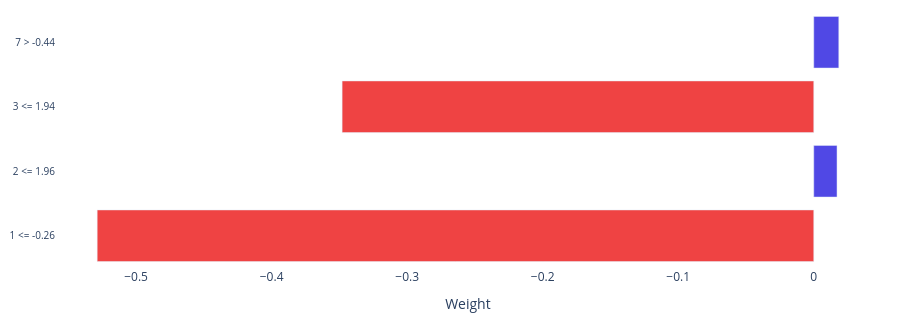

The code cell stored with this chart in its notebook:
### Code cell
factual[0].plot(style="plotly.local.factual_simple", show=True);

### Figure 1 — Plotly figure (JSON) as saved in the notebook; plotly's stock layout.template omitted (floating-point values rounded to 4 significant figures)
{"data": [{"customdata": ["1 <= -0.26", "2 <= 1.96", "3 <= 1.94", "7 > -0.44"], "hovertemplate": "%{customdata}<br>Weight: %{x:.4f}<extra></extra>", "marker": {"color": ["hsl(0,84%,60%)", "hsl(243,75%,59%)", "hsl(0,84%,60%)", "hsl(243,75%,59%)"]}, "orientation": "h", "type": "bar", "x": [-0.5287, 0.01717, -0.348, 0.01848], "y": ["1 <= -0.26", "2 <= 1.96", "3 <= 1.94", "7 > -0.44"]}], "layout": {"height": 320, "margin": {"b": 40, "l": 10, "r": 20, "t": 10}, "paper_bgcolor": "rgba(0,0,0,0)", "plot_bgcolor": "rgba(0,0,0,0)", "xaxis": {"title": {"text": "Weight"}, "zeroline": true, "zerolinewidth": 2}, "yaxis": {"automargin": true, "tickfont": {"size": 10}}}}
